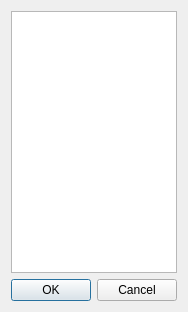
<?xml version="1.0" encoding="UTF-8"?>
<ui version="4.0">
 <class>SelectDiskDialog</class>
 <widget class="QDialog" name="SelectDiskDialog">
  <property name="geometry">
   <rect>
    <x>0</x>
    <y>0</y>
    <width>184</width>
    <height>312</height>
   </rect>
  </property>
  <property name="windowTitle">
   <string>Выбор тома</string>
  </property>
  <layout class="QGridLayout" name="gridLayout">
   <item row="0" column="0">
    <widget class="QListWidget" name="listWidget">
     <property name="isWrapping" stdset="0">
      <bool>false</bool>
     </property>
    </widget>
   </item>
   <item row="1" column="0">
    <widget class="QDialogButtonBox" name="buttonBox">
     <property name="orientation">
      <enum>Qt::Horizontal</enum>
     </property>
     <property name="standardButtons">
      <set>QDialogButtonBox::Cancel|QDialogButtonBox::Ok</set>
     </property>
    </widget>
   </item>
  </layout>
 </widget>
 <resources/>
 <connections>
  <connection>
   <sender>buttonBox</sender>
   <signal>accepted()</signal>
   <receiver>SelectDiskDialog</receiver>
   <slot>accept()</slot>
   <hints>
    <hint type="sourcelabel">
     <x>248</x>
     <y>254</y>
    </hint>
    <hint type="destinationlabel">
     <x>157</x>
     <y>274</y>
    </hint>
   </hints>
  </connection>
  <connection>
   <sender>buttonBox</sender>
   <signal>rejected()</signal>
   <receiver>SelectDiskDialog</receiver>
   <slot>reject()</slot>
   <hints>
    <hint type="sourcelabel">
     <x>316</x>
     <y>260</y>
    </hint>
    <hint type="destinationlabel">
     <x>286</x>
     <y>274</y>
    </hint>
   </hints>
  </connection>
 </connections>
</ui>
